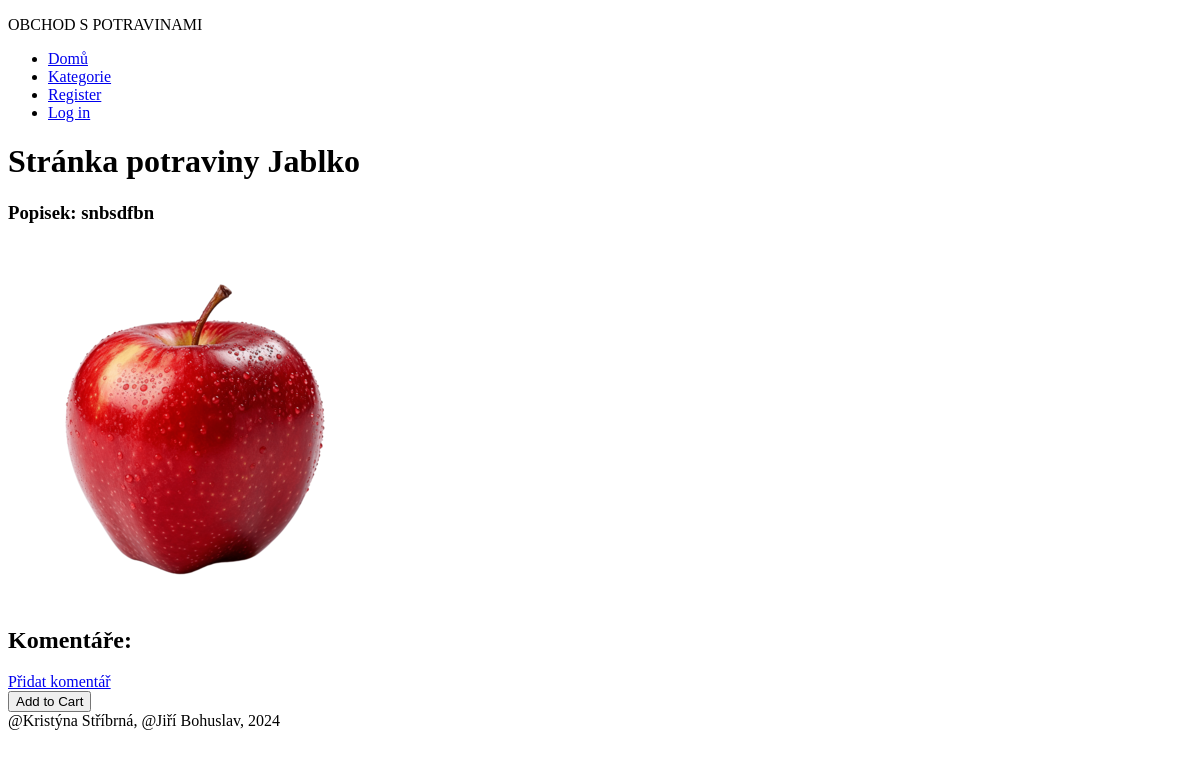
The app's page /potraviny/1, older data.
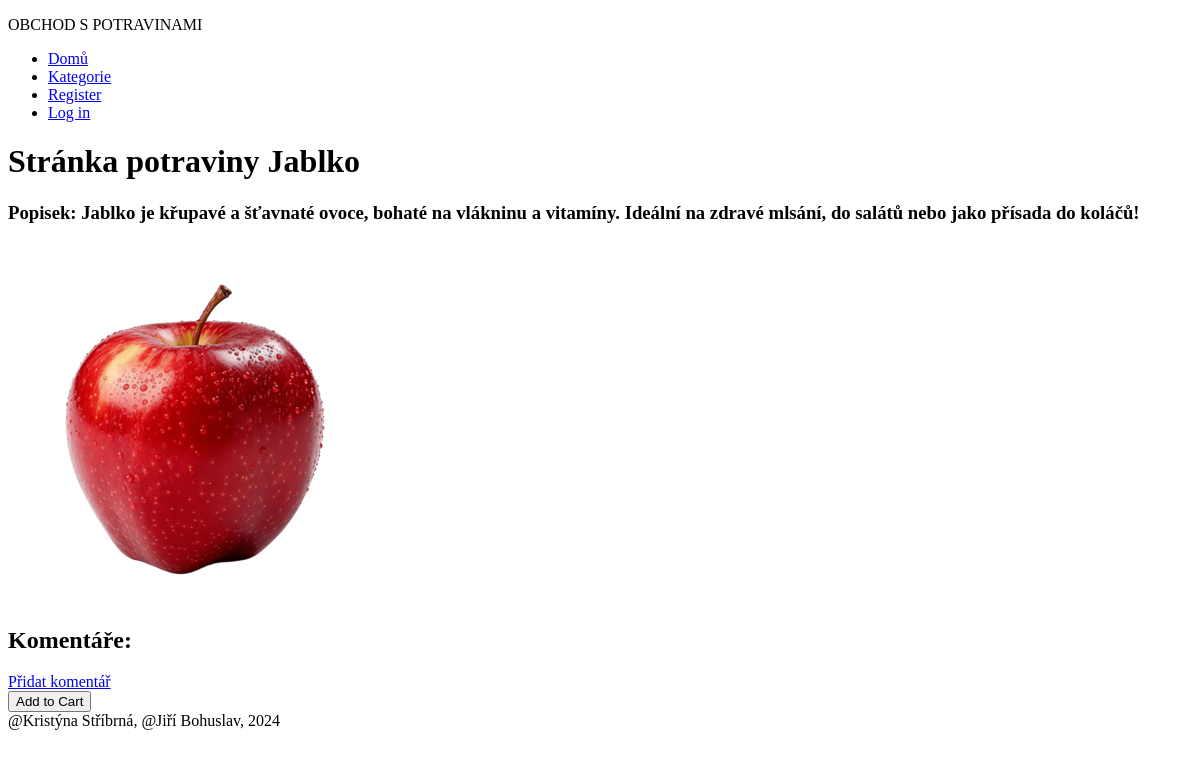
The same page, newer data.
### viewer/models.py (models this page shows, shortened)
class Product(models.Model):
    title = models.CharField(max_length=255)
    description = models.TextField()
    thumbnail = models.ImageField(upload_to='product_images/')
    category = models.ForeignKey(Category, on_delete=models.CASCADE)
    price = models.DecimalField(max_digits=10, decimal_places=2)
    stock_quantity = models.PositiveIntegerField()
    unit = models.CharField(max_length=20, choices=[('kg', 'Kilogram'), ('g', 'Gram'), ('l', 'Liter'), ('ml', 'Milliliter')])
    features = models.ManyToManyField(PotravinyFeatures)

### viewer/views.py (the view)
# urls.py: path('potraviny/<pk>', PotravinyDetailedView.as_view(), name='potraviny_detail'),
class PotravinyDetailedView(TemplateView):
  template_name = 'viewer/potraviny_detail.html'
  def get_context_data(self, **kwargs):
    context = super().get_context_data( **kwargs)
    context["potraviny_detail"] = Product.objects.get(pk=int(kwargs["pk"]))
    context["potraviny_comments"] = Comment.objects.filter(product__pk=int(kwargs["pk"]))
    return context

### viewer/templates/viewer/potraviny_detail.html (shortened to what this page needs)
{% extends 'base.html' %}
{% block content %}
<h1>Stránka potraviny {{ potraviny_detail.title }}</h1>
<h3>Popisek: {{ potraviny_detail.description }} </h3>
<img src="{{ potraviny_detail.thumbnail.url }}" alt="{{potraviny_detail.title}}">
<h2>Komentáře:</h2>
<a href="{% url 'create_comment' potraviny_detail.pk %}">Přidat komentář</a>
<form action="{% url 'add-to-cart' potraviny_detail.pk %}" method="POST">
    <button type="submit">Add to Cart</button>
</form>
{% endblock %}

Row changes from the older to the newer data that the page shows:
changed Product "Jablko": description "snbsdfbn" → "Jablko je křupavé a šťavnaté ovoce, bohaté na vlákninu a vitamíny. Ideální na zdravé mlsání, do salátů nebo jako přísada do koláčů!"
